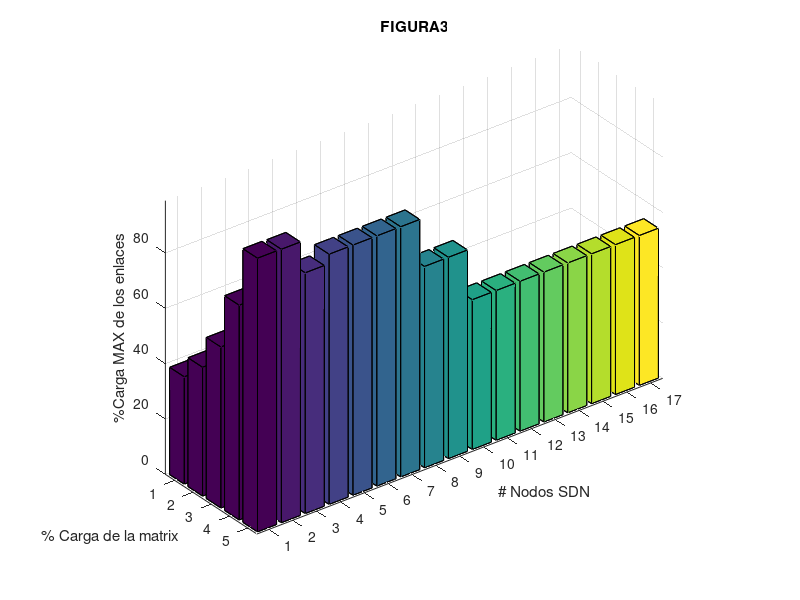
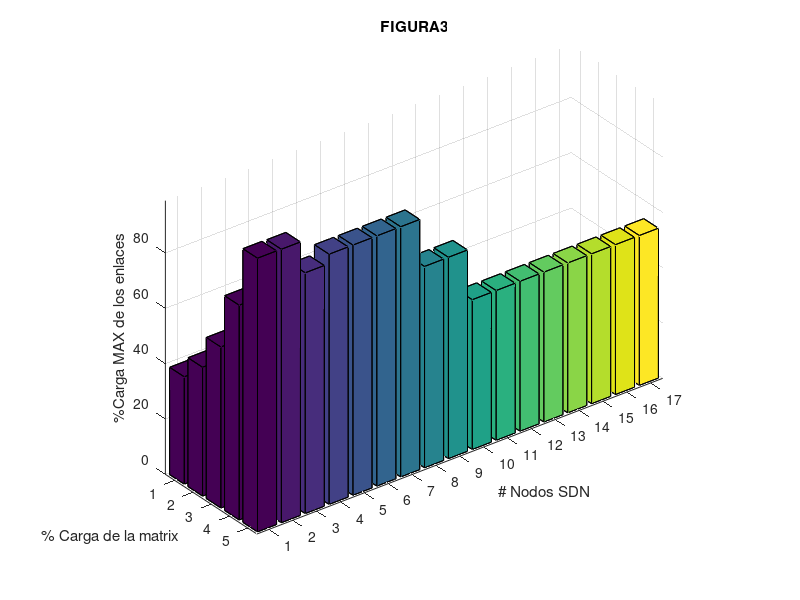

The MATLAB source for these figures, in order:
load SimulationResults.csv

%FIGURE 3
Z = zeros(5,17);
for i = 1:270
    x = SimulationResults(i, 1);
    y = SimulationResults(i, 3);
    z = SimulationResults(i, 4);
    if y > 0
        Z(x, y) = z;
    end
end

bar3(Z)
title('FIGURA3')
xlabel('# Nodos SDN')
ylabel('% Carga de la matrix')
zlabel('%Carga MAX de los enlaces')

savefig('figure3.fig')
saveas(gcf,'figure3','epsc')
